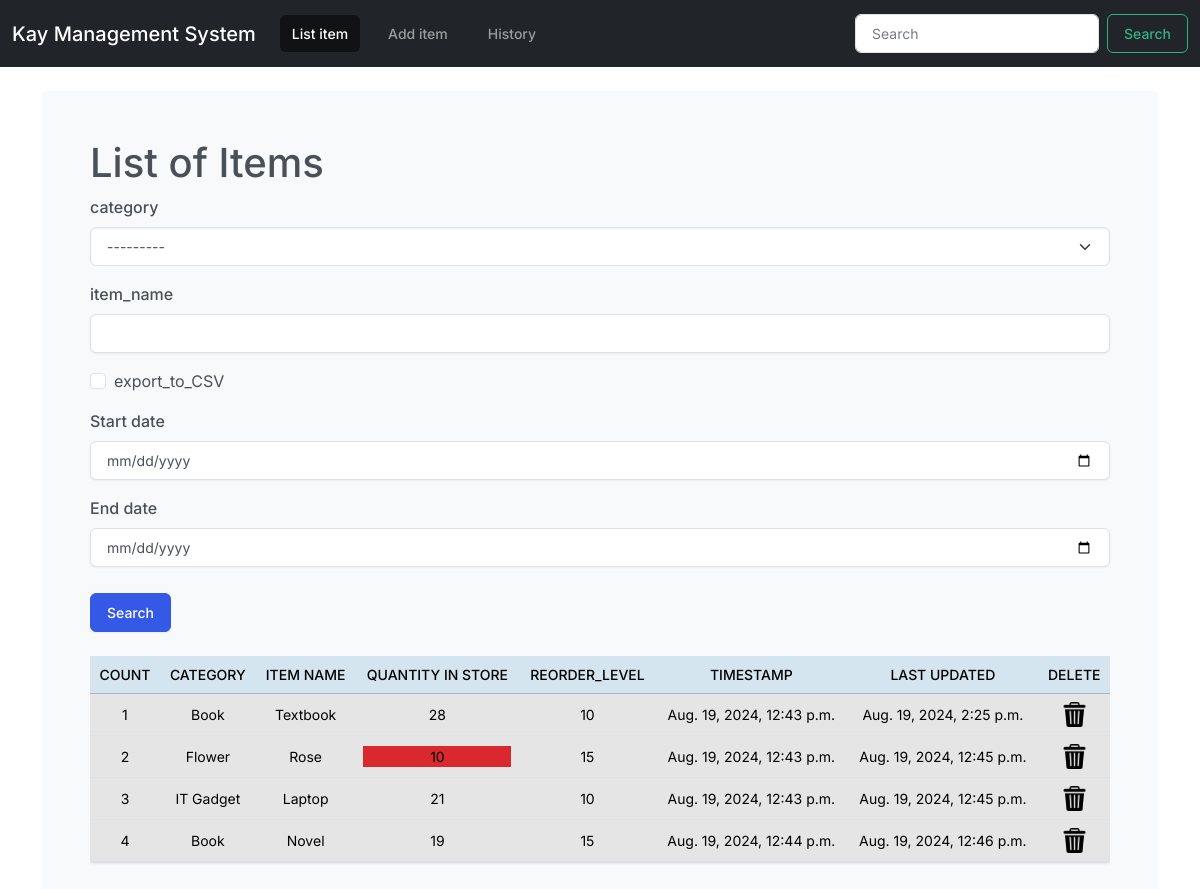
The page / on the database its author committed.
### store/models.py (models this page shows, shortened)
class Stock(models.Model):
	category = models.ForeignKey(Category, on_delete=models.CASCADE, blank=True)
	item_name = models.CharField(max_length=50, blank=True, null=True)
	quantity = models.IntegerField(default='0', blank=True, null=True)
	receive_quantity = models.IntegerField(default='0', blank=True, null=True)
	receive_by = models.CharField(max_length=50, blank=True, null=True)
	issue_quantity = models.IntegerField(default='0', blank=True, null=True)
	issue_by = models.CharField(max_length=50, blank=True, null=True)
	issue_to = models.CharField(max_length=50, blank=True, null=True)
	phone_number = models.CharField(max_length=50, blank=True, null=True)
	created_by = models.CharField(max_length=50, blank=True, null=True)
	reorder_level = models.IntegerField(default='0', blank=True, null=True)
	last_updated = models.DateTimeField(auto_now_add=False, auto_now=True)
	timestamp = models.DateTimeField(auto_now_add=True, auto_now=False)
	export_to_CSV = models.BooleanField(default=False)

class Category(models.Model):
	name = models.CharField(max_length=50, blank=True, null=True)
	def __str__(self):
		return self.name

### store/views.py (the view, shortened to what this page needs)
# urls.py: 2. Add a URL to urlpatterns:  path('', views.home, name='home')
def home(request):
	form = StockSearchForm(request.POST or None)
	title = 'List of Items'
	queryset = Stock.objects.all()
	context ={
		"form": form,
		"title": title,
		"queryset": queryset,
	}
	return render(request, "index.html", context)

### store/forms.py
class StockSearchForm(forms.ModelForm):
    start_date = forms.DateField(required=False, widget= forms.DateInput(attrs={"type":"date"}))
    end_date = forms.DateField(required=False, widget= forms.DateInput(attrs={"type":"date"}))
    class Meta:
        model = Stock
        fields = ['category', 'item_name', 'export_to_CSV','start_date','end_date']
        labels = {
            'category': 'category',
            'item_name': 'item_name',
            'export_to_CSV': 'export_to_CSV',
            'start_date': 'start_date',
        }

### store/templates/index.html (shortened to what this page needs)
{% extends 'base.html' %}
{% load crispy_forms_tags %}
{% load static %}
{% block content %}
<div class="bg-body-tertiary p-5 rounded">
    <h1>{{title}}</h1>
    <form method='POST' action=''>
        {{form|crispy}}
        <button type="submit" class="btn btn-primary" style="margin-top: 10px;">Search</button>
    </form>
    <br>
    <div class="table-responsive">
    <table class='table align-middle table-hover table-sm' style="text-align: center;">
        <thead class="table-info">
            <tr>
                <th>COUNT</th>
                <th>CATEGORY</th>
                <th>ITEM NAME</th>
                <th>QUANTITY IN STORE</th>
                <th>REORDER_LEVEL</th>
                <th>TIMESTAMP</th>
                <th>LAST UPDATED</th>
                <th>DELETE</th>
            </tr>
        </thead>
        <tbody>
            {% for instance in queryset %}
            <tr class="table-active">
                <td>{{forloop.counter}}</td>
                <td>{{instance.category}}</td>
                <td><a href="{% url 'update_items' instance.id %}" style="text-decoration: none; color: black;">{{instance.item_name}}</a></td>
                <td>
                {% if instance.quantity <= instance.reorder_level %}
                <div class="bg-danger"><a href="{% url 'store_items' instance.id %}" style="text-decoration: none; color: black;">{{instance.quantity}}</a></div>
                {% else %}
                <div><a href="{% url 'store_items' instance.id %}" style="text-decoration: none; color: black;">{{instance.quantity}}</a></div>
                {% endif %}
                </td>
                <td><a href="{% url 'reorder_level' instance.id %}" style="text-decoration: none; color: black;">{{instance.reorder_level}}</a></td>
                <td>{{instance.timestamp}}</td>
                <td>{{instance.last_updated}}</td>
                <td><a type="button" data-bs-toggle="modal" data-bs-target="#deleteModal{{instance.id}}"><img src="{% static 'img/bin.png' %}" style="height: 25px; width: 25px;"/></a></td>
            </tr>
            {% endfor %}
        </tbody>
    </table>
    </div>
</div>
{% endblock %}

### store/templates/base.html (shortened to what this page needs)
{% load static %}
<!DOCTYPE html>
<html lang="en">
<head>
	<link href="{% static 'css/style.css' %}" rel="stylesheet">
	<link href="{% static 'css/bootstrap.min.css' %}" rel="stylesheet">
</head>
<body>
	<header>
		<nav class="navbar navbar-expand-md navbar-dark bg-dark mb-4">
			<div class="container-fluid">
			  <a class="navbar-brand" href="/">Kay Management System</a>
			  <div class="collapse navbar-collapse" id="navbarCollapse">
				<ul class="navbar-nav me-auto mb-2 mb-md-0">
				  <li class="nav-item">
					<a class="nav-link active" aria-current="page" href="/">List item</a>
				  </li>
				  <li class="nav-item">
					<a class="nav-link" href="add_items/">Add item</a>
				  </li>
				  <li class="nav-item">
					<a class="nav-link" href="history/">History</a>
				  </li>
				</ul>
				<form class="d-flex" role="search">
				  <input class="form-control me-2" type="search" placeholder="Search" aria-label="Search">
				  <button class="btn btn-outline-success" type="submit">Search</button>
				</form>
			  </div>
			</div>
		  </nav>
	</header>
	<main role="main" class="container-lg">
		{% block content %}{% endblock %}
	</main>
</body>
</html>

### rows shown on the page
Stock: category "Book", item_name "Textbook", quantity "28", reorder_level "10", timestamp "Aug. 19, 2024, 12:43 p.m.", last_updated "Aug. 19, 2024, 2:25 p.m."
Stock: category "Flower", item_name "Rose", quantity "10", reorder_level "15", timestamp "Aug. 19, 2024, 12:43 p.m.", last_updated "Aug. 19, 2024, 12:45 p.m."
Stock: category "IT Gadget", item_name "Laptop", quantity "21", reorder_level "10", timestamp "Aug. 19, 2024, 12:43 p.m.", last_updated "Aug. 19, 2024, 12:45 p.m."
Stock: category "Book", item_name "Novel", quantity "19", reorder_level "15", timestamp "Aug. 19, 2024, 12:44 p.m.", last_updated "Aug. 19, 2024, 12:46 p.m."

### other values the page prints
{{ title }} "List of Items"
